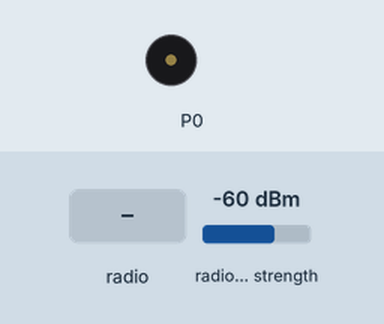
The program below on a simulated BBC micro:bit (MakeCode). On the bench: buzzer (waves = sounding). Inputs (shaded band) come from the test bench; at power-on: radio signal strength -60 dBm. No radio messages arrive unless stated (any console line starting 'radio sent:' is added by the test bench); what the program prints to the serial console is not drawn.

Above: at 1.2 s.
1.3 s: radio message "1" arrives
At 1.36 s:
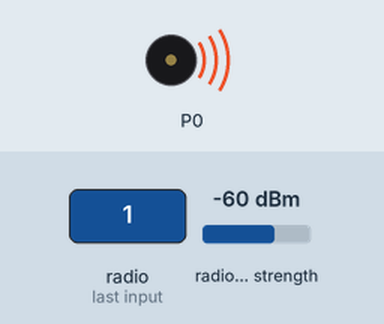
Timing chart, 0 to 4.3 s (numbered marks = the images above; inputs shaded):
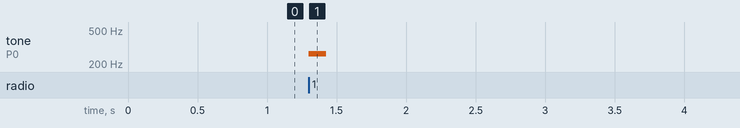

The program:

microbit_2.py
```python
def on_received_string(receivedString):
    global signal, volume
    signal = radio.received_packet(RadioPacketProperty.SIGNAL_STRENGTH)
    # Map signal strength to a range of volume levels (0 to 255)
    volume = Math.map(signal, -95, -42, 0, 255)
    music.set_volume(max(0, min(255, volume)))
    # Ensure volume is within valid range
    if signal > -60:
        # If close, play louder sound
        music.play(music.tone_playable(262, music.beat(BeatFraction.WHOLE)), music.PlaybackMode.UNTIL_DONE)
    elif signal <= -60 and signal > -80:
        # If further, play softer sound
        music.play(music.tone_playable(262, music.beat(BeatFraction.QUARTER)), music.PlaybackMode.UNTIL_DONE)
    radio.send_number(signal)

radio.on_received_string(on_received_string)

start_time = 0
volume = 0
signal = 0
radio.set_group(213)
pill_count = 14

def on_every_interval():
    global start_time, pill_count
    start_time += 1
    if start_time == 31 or start_time == 62 or start_time == 93:
        music.set_volume(255)
        while True:
            music.play_tone(252, music.beat(BeatFraction.WHOLE))
            if input.acceleration(Dimension.Y) < -1000 or input.acceleration(Dimension.Y) > 1000:
                basic.clear_screen()
                pill_count -= 2
                pill_count = max(0, pill_count)
                radio.send_value("num_pills", pill_count)
                music.stop_all_sounds()

    # Reset `start_time` every 9000 seconds
    if start_time == 9000:
        start_time = 0

loops.every_interval(1000, on_every_interval)
```

Measured:
- after the input at 1.3 s, tone on P0: silent → 262 Hz at once, → silent 0.12 s later
